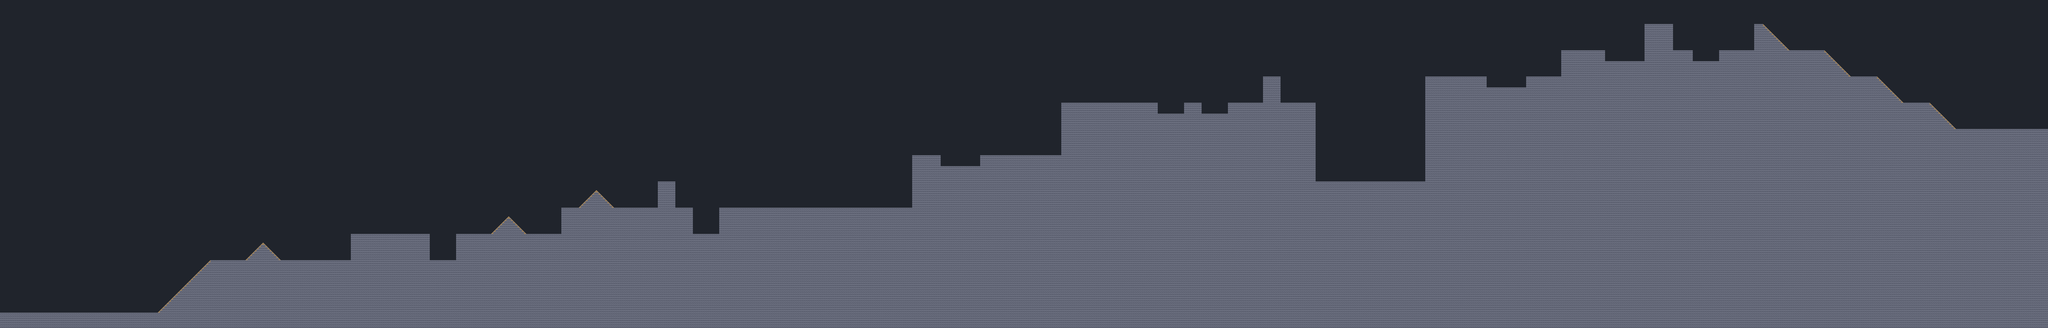

Below is a game level as drawn by its tile map, then a one-line description and the .tmx that defines it (tile-layer data replaced by summaries):
An orthogonal 934x150 tile map with 8x8 px tiles, 1 tile layer (terrain) and 301 objects (158x bones, 86x props, 19x steam, 17x hints, 9x lamps, ...).

<map version="1.8" tiledversion="1.8.2" orientation="orthogonal" renderorder="right-down" width="934" height="150" tilewidth="8" tileheight="8" infinite="0" backgroundcolor="#20242c" nextlayerid="10" nextobjectid="302">
 <editorsettings>
  <export target="../riverwalk/level/tiled/rooftops.lua" format="lua" />
 </editorsettings>
 <properties>
  <property name="bikes" value="{}" />
  <property name="movers" value="{}" />
  <property name="magpie.bark" type="int" value="95" />
  <property name="magpie.dropSay" value="THE SEAGULL DROPPED THE BALL!" />
  <property name="magpie.flee" type="int" value="0" />
  <property name="magpie.fleeWalk" type="int" value="0" />
  <property name="magpie.look" value="gull" />
  <property name="ballBack" value="THE BALL IS BY THE LAMP!" />
  <property name="ballHomeAtLamps" type="bool" value="true" />
  <property name="intro" value="{ &quot;LEVEL 4&quot;, &quot;ROOFTOPS&quot;, &quot;THE SEAGULL HAS THE BALL!&quot; }" />
  <property name="name" value="ROOFTOPS" />
  <property name="number" type="int" value="4" />
  <property name="outro" value="{ &quot;THE BALL ROLLED DOWN THE HILL!&quot; }" />
  <property name="scenery" value="greybox" />
  <property name="time" type="int" value="420" />
  <property name="title" value="Pepper: Rooftops (greybox)" />
 </properties>
 <tileset firstgid="1" name="terrain" tilewidth="8" tileheight="8" tilecount="4" columns="4">
  <image source="terrain.png" width="32" height="8" />
  <tile id="0">
   <properties>
    <property name="char" value="#" />
    <property name="what" value="solid" />
   </properties>
  </tile>
  <tile id="1">
   <properties>
    <property name="char" value="~" />
    <property name="what" value="water" />
   </properties>
  </tile>
  <tile id="2">
   <properties>
    <property name="char" value="/" />
    <property name="what" value="slope up to the right" />
   </properties>
  </tile>
  <tile id="3">
   <properties>
    <property name="char" value="\" />
    <property name="what" value="slope down to the right" />
   </properties>
  </tile>
 </tileset>
 <layer id="1" name="terrain" width="934" height="150">
  <data>[140100 cells, 69256 non-empty, 3 distinct tile ids]</data>
 </layer>
 <objectgroup id="2" name="props" color="#ffa040" draworder="index">
  <object id="1" name="CAFE" type="props" x="24" y="1064" width="192" height="80">
   <properties>
    <property name="kind" value="decor" />
    <property name="layer" value="back" />
    <property name="label" value="top" />
   </properties>
  </object>
  <object id="2" name="CAFE TABLE" type="props" x="104" y="1120" width="32" height="4">
   <properties>
    <property name="kind" value="solid" />
    <property name="layer" value="play" />
   </properties>
  </object>
  <object id="3" name="STAIRWELL A" type="props" x="568" y="904" width="208" height="240">
   <properties>
    <property name="kind" value="decor" />
    <property name="layer" value="back" />
    <property name="label" value="top" />
   </properties>
  </object>
  <object id="4" name="BAKERY" type="props" x="776" y="960" width="496" height="184">
   <properties>
    <property name="kind" value="decor" />
    <property name="layer" value="back" />
    <property name="label" value="top" />
   </properties>
  </object>
  <object id="5" name="MARKET HALL" type="props" x="2056" y="768" width="624" height="184">
   <properties>
    <property name="kind" value="decor" />
    <property name="layer" value="back" />
    <property name="label" value="top" />
   </properties>
  </object>
  <object id="6" name="SWEEP'S CHIMNEYS" type="props" x="2400" y="640" width="64" height="24">
   <properties>
    <property name="kind" value="decor" />
    <property name="layer" value="back" />
    <property name="label" value="top" />
   </properties>
  </object>
  <object id="7" name="LAUNDRY" type="props" x="2696" y="768" width="624" height="184">
   <properties>
    <property name="kind" value="decor" />
    <property name="layer" value="back" />
    <property name="label" value="top" />
   </properties>
  </object>
  <object id="8" name="ROOF GARDEN" type="props" x="2752" y="744" width="224" height="16">
   <properties>
    <property name="kind" value="decor" />
    <property name="layer" value="back" />
    <property name="label" value="top" />
   </properties>
  </object>
  <object id="9" name="ROOF BAR" type="props" x="3336" y="576" width="528" height="184">
   <properties>
    <property name="kind" value="decor" />
    <property name="layer" value="back" />
    <property name="label" value="top" />
   </properties>
  </object>
  <object id="10" name="ROOF BAR TERRACE" type="props" x="3880" y="312" width="160" height="64">
   <properties>
    <property name="kind" value="decor" />
    <property name="layer" value="back" />
    <property name="label" value="top" />
   </properties>
  </object>
  <object id="11" name="RAILING" type="props" x="3872" y="360" width="168" height="16">
   <properties>
    <property name="kind" value="decor" />
    <property name="layer" value="back" />
   </properties>
  </object>
  <object id="12" type="props" x="1572" y="856" width="24" height="6">
   <properties>
    <property name="name" value="" />
    <property name="kind" value="oneway" />
    <property name="layer" value="play" />
    <property name="loose" type="bool" value="true" />
   </properties>
  </object>
  <object id="13" type="props" x="1604" y="856" width="24" height="6">
   <properties>
    <property name="name" value="" />
    <property name="kind" value="oneway" />
    <property name="layer" value="play" />
    <property name="loose" type="bool" value="true" />
   </properties>
  </object>
  <object id="14" type="props" x="1636" y="856" width="24" height="6">
   <properties>
    <property name="name" value="" />
    <property name="kind" value="oneway" />
    <property name="layer" value="play" />
    <property name="loose" type="bool" value="true" />
   </properties>
  </object>
  <object id="15" type="props" x="2532" y="760" width="24" height="6">
   <properties>
    <property name="name" value="" />
    <property name="kind" value="oneway" />
    <property name="layer" value="play" />
    <property name="loose" type="bool" value="true" />
   </properties>
  </object>
  <object id="16" type="props" x="2564" y="760" width="24" height="6">
   <properties>
    <property name="name" value="" />
    <property name="kind" value="oneway" />
    <property name="layer" value="play" />
    <property name="loose" type="bool" value="true" />
   </properties>
  </object>
  <object id="17" type="props" x="2596" y="760" width="24" height="6">
   <properties>
    <property name="name" value="" />
    <property name="kind" value="oneway" />
    <property name="layer" value="play" />
    <property name="loose" type="bool" value="true" />
   </properties>
  </object>
  </objectgroup>
 <objectgroup id="3" name="zones" color="#ff4060" draworder="index">
  <!-- 2 objects omitted --></objectgroup>
 <objectgroup id="4" name="movers" color="#40c0ff" draworder="index">
 </objectgroup>
 <objectgroup id="5" name="critters" color="#c060ff" draworder="index">
  <!-- 6 objects omitted --></objectgroup>
 <objectgroup id="6" name="lamps" color="#ffe040" draworder="index">
  <!-- 9 objects omitted --></objectgroup>
 <objectgroup id="7" name="bones" color="#ffffff" draworder="index">
  <!-- 158 objects omitted --></objectgroup>
 <objectgroup id="8" name="story" color="#40ff80" draworder="index">
  <!-- 21 objects omitted --></objectgroup>
 <objectgroup id="9" name="steam" color="#a0a0a0" draworder="index">
  <!-- 19 objects omitted --></objectgroup>
</map>
<!-- 284 of 301 objects omitted -->
